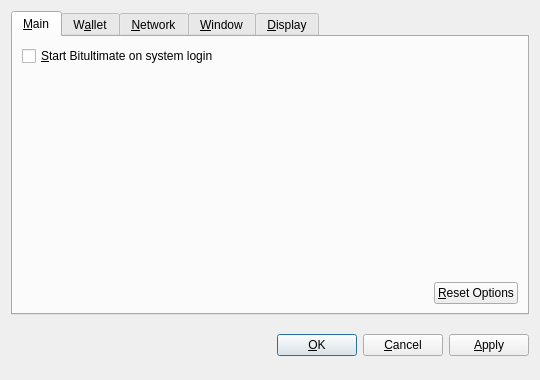
<?xml version="1.0" encoding="UTF-8"?>
<ui version="4.0">
 <class>OptionsDialog</class>
 <widget class="QDialog" name="OptionsDialog">
  <property name="geometry">
   <rect>
    <x>0</x>
    <y>0</y>
    <width>540</width>
    <height>380</height>
   </rect>
  </property>
  <property name="windowTitle">
   <string>Options</string>
  </property>
  <property name="modal">
   <bool>true</bool>
  </property>
  <layout class="QVBoxLayout" name="verticalLayout">
   <item>
    <widget class="QTabWidget" name="tabWidget">
     <property name="tabPosition">
      <enum>QTabWidget::North</enum>
     </property>
     <property name="currentIndex">
      <number>0</number>
     </property>
     <widget class="QWidget" name="tabMain">
      <attribute name="title">
       <string>&amp;Main</string>
      </attribute>
      <layout class="QVBoxLayout" name="verticalLayout_Main">
       <item>
        <widget class="QCheckBox" name="bitcoinAtStartup">
         <property name="toolTip">
          <string>Automatically start Bitultimate after logging in to the system.</string>
         </property>
         <property name="text">
          <string>&amp;Start Bitultimate on system login</string>
         </property>
        </widget>
       </item>
       <item>
        <spacer name="verticalSpacer_Main">
         <property name="orientation">
          <enum>Qt::Vertical</enum>
         </property>
         <property name="sizeHint" stdset="0">
          <size>
           <width>20</width>
           <height>40</height>
          </size>
         </property>
        </spacer>
       </item>
       <item>
        <layout class="QHBoxLayout" name="horizontalLayout_2_Main">
         <item>
          <spacer name="horizontalSpacer_2_Main">
           <property name="orientation">
            <enum>Qt::Horizontal</enum>
           </property>
           <property name="sizeHint" stdset="0">
            <size>
             <width>40</width>
             <height>20</height>
            </size>
           </property>
          </spacer>
         </item>
         <item>
          <widget class="QPushButton" name="resetButton">
           <property name="toolTip">
            <string>Reset all client options to default.</string>
           </property>
           <property name="text">
            <string>&amp;Reset Options</string>
           </property>
           <property name="autoDefault">
            <bool>false</bool>
           </property>
          </widget>
         </item>
        </layout>
       </item>
      </layout>
     </widget>
     <widget class="QWidget" name="tabWallet">
      <attribute name="title">
       <string>W&amp;allet</string>
      </attribute>
      <layout class="QVBoxLayout" name="verticalLayout_Network">
       <item>
        <widget class="QLabel" name="transactionFeeInfoLabel">
         <property name="text">
          <string>Optional transaction fee per kB that helps make sure your transactions are processed quickly. Most transactions are 1 kB.</string>
         </property>
         <property name="textFormat">
          <enum>Qt::PlainText</enum>
         </property>
         <property name="wordWrap">
          <bool>true</bool>
         </property>
        </widget>
       </item>
       <item>
        <layout class="QHBoxLayout" name="horizontalLayout_1_Main">
         <item>
          <widget class="QLabel" name="transactionFeeLabel">
           <property name="text">
            <string>Pay transaction &amp;fee</string>
           </property>
           <property name="textFormat">
            <enum>Qt::PlainText</enum>
           </property>
           <property name="buddy">
            <cstring>transactionFee</cstring>
           </property>
          </widget>
         </item>
         <item>
          <widget class="BitcoinAmountField" name="transactionFee"/>
         </item>
         <item>
          <spacer name="horizontalSpacer_1_Main">
           <property name="orientation">
            <enum>Qt::Horizontal</enum>
           </property>
           <property name="sizeHint" stdset="0">
            <size>
             <width>40</width>
             <height>20</height>
            </size>
           </property>
          </spacer>
         </item>
        </layout>
       </item>
       <item>
        <widget class="QLabel" name="label">
         <property name="text">
          <string>If you disable the spending of unconfirmed change, the change from a transaction cannot be used until that transaction has at least one confirmation. This also affects how your balance is computed.</string>
         </property>
         <property name="wordWrap">
          <bool>true</bool>
         </property>
        </widget>
       </item>
       <item>
        <widget class="QCheckBox" name="spendZeroConfChange">
         <property name="text">
          <string>Spend unconfirmed change  (experts only)</string>
         </property>
        </widget>
       </item>
       <item>
        <spacer name="verticalSpacer">
         <property name="orientation">
          <enum>Qt::Vertical</enum>
         </property>
         <property name="sizeHint" stdset="0">
          <size>
           <width>20</width>
           <height>40</height>
          </size>
         </property>
        </spacer>
       </item>
      </layout>
     </widget>
     <widget class="QWidget" name="tabNetwork">
      <attribute name="title">
       <string>&amp;Network</string>
      </attribute>
      <layout class="QVBoxLayout" name="verticalLayout_Network">
       <item>
        <widget class="QCheckBox" name="mapPortUpnp">
         <property name="toolTip">
          <string>Automatically open the Bitultimate client port on the router. This only works when your router supports UPnP and it is enabled.</string>
         </property>
         <property name="text">
          <string>Map port using &amp;UPnP</string>
         </property>
        </widget>
       </item>
       <item>
        <widget class="QCheckBox" name="connectSocks">
         <property name="toolTip">
          <string>Connect to the Bitultimate network through a SOCKS proxy (e.g. when connecting through Tor).</string>
         </property>
         <property name="text">
          <string>&amp;Connect through SOCKS proxy:</string>
         </property>
        </widget>
       </item>
       <item>
        <layout class="QHBoxLayout" name="horizontalLayout_Network">
         <item>
          <widget class="QLabel" name="proxyIpLabel">
           <property name="text">
            <string>Proxy &amp;IP:</string>
           </property>
           <property name="textFormat">
            <enum>Qt::PlainText</enum>
           </property>
           <property name="buddy">
            <cstring>proxyIp</cstring>
           </property>
          </widget>
         </item>
         <item>
          <widget class="QValidatedLineEdit" name="proxyIp">
           <property name="maximumSize">
            <size>
             <width>140</width>
             <height>16777215</height>
            </size>
           </property>
           <property name="toolTip">
            <string>IP address of the proxy (e.g. 127.0.0.1)</string>
           </property>
          </widget>
         </item>
         <item>
          <widget class="QLabel" name="proxyPortLabel">
           <property name="text">
            <string>&amp;Port:</string>
           </property>
           <property name="textFormat">
            <enum>Qt::PlainText</enum>
           </property>
           <property name="buddy">
            <cstring>proxyPort</cstring>
           </property>
          </widget>
         </item>
         <item>
          <widget class="QLineEdit" name="proxyPort">
           <property name="maximumSize">
            <size>
             <width>55</width>
             <height>16777215</height>
            </size>
           </property>
           <property name="toolTip">
            <string>Port of the proxy (e.g. 9050)</string>
           </property>
          </widget>
         </item>
         <item>
          <widget class="QLabel" name="socksVersionLabel">
           <property name="text">
            <string>SOCKS &amp;Version:</string>
           </property>
           <property name="textFormat">
            <enum>Qt::PlainText</enum>
           </property>
           <property name="buddy">
            <cstring>socksVersion</cstring>
           </property>
          </widget>
         </item>
         <item>
          <widget class="QValueComboBox" name="socksVersion">
           <property name="toolTip">
            <string>SOCKS version of the proxy (e.g. 5)</string>
           </property>
          </widget>
         </item>
         <item>
          <spacer name="horizontalSpacer_Network">
           <property name="orientation">
            <enum>Qt::Horizontal</enum>
           </property>
           <property name="sizeHint" stdset="0">
            <size>
             <width>40</width>
             <height>20</height>
            </size>
           </property>
          </spacer>
         </item>
        </layout>
       </item>
       <item>
        <spacer name="verticalSpacer_Network">
         <property name="orientation">
          <enum>Qt::Vertical</enum>
         </property>
         <property name="sizeHint" stdset="0">
          <size>
           <width>20</width>
           <height>40</height>
          </size>
         </property>
        </spacer>
       </item>
      </layout>
     </widget>
     <widget class="QWidget" name="tabWindow">
      <attribute name="title">
       <string>&amp;Window</string>
      </attribute>
      <layout class="QVBoxLayout" name="verticalLayout_Window">
       <item>
        <widget class="QCheckBox" name="minimizeToTray">
         <property name="toolTip">
          <string>Show only a tray icon after minimizing the window.</string>
         </property>
         <property name="text">
          <string>&amp;Minimize to the tray instead of the taskbar</string>
         </property>
        </widget>
       </item>
       <item>
        <widget class="QCheckBox" name="minimizeOnClose">
         <property name="toolTip">
          <string>Minimize instead of exit the application when the window is closed. When this option is enabled, the application will be closed only after selecting Quit in the menu.</string>
         </property>
         <property name="text">
          <string>M&amp;inimize on close</string>
         </property>
        </widget>
       </item>
       <item>
        <spacer name="verticalSpacer_Window">
         <property name="orientation">
          <enum>Qt::Vertical</enum>
         </property>
         <property name="sizeHint" stdset="0">
          <size>
           <width>20</width>
           <height>40</height>
          </size>
         </property>
        </spacer>
       </item>
      </layout>
     </widget>
     <widget class="QWidget" name="tabDisplay">
      <attribute name="title">
       <string>&amp;Display</string>
      </attribute>
      <layout class="QVBoxLayout" name="verticalLayout_Display">
       <item>
        <layout class="QHBoxLayout" name="horizontalLayout_1_Display">
         <item>
          <widget class="QLabel" name="langLabel">
           <property name="text">
            <string>User Interface &amp;language:</string>
           </property>
           <property name="textFormat">
            <enum>Qt::PlainText</enum>
           </property>
           <property name="buddy">
            <cstring>lang</cstring>
           </property>
          </widget>
         </item>
         <item>
          <widget class="QValueComboBox" name="lang">
           <property name="toolTip">
            <string>The user interface language can be set here. This setting will take effect after restarting Bitultimate.</string>
           </property>
          </widget>
         </item>
        </layout>
       </item>
       <item>
        <layout class="QHBoxLayout" name="horizontalLayout_2_Display">
         <item>
          <widget class="QLabel" name="unitLabel">
           <property name="text">
            <string>&amp;Unit to show amounts in:</string>
           </property>
           <property name="textFormat">
            <enum>Qt::PlainText</enum>
           </property>
           <property name="buddy">
            <cstring>unit</cstring>
           </property>
          </widget>
         </item>
         <item>
          <widget class="QValueComboBox" name="unit">
           <property name="toolTip">
            <string>Choose the default subdivision unit to show in the interface and when sending coins.</string>
           </property>
          </widget>
         </item>
        </layout>
       </item>
       <item>
        <widget class="QCheckBox" name="displayAddresses">
         <property name="toolTip">
          <string>Whether to show Bitultimate addresses in the transaction list or not.</string>
         </property>
         <property name="text">
          <string>&amp;Display addresses in transaction list</string>
         </property>
        </widget>
       </item>
       <item>
        <widget class="QCheckBox" name="coinControlFeatures">
         <property name="toolTip">
          <string>Whether to show coin control features or not.</string>
         </property>
         <property name="text">
          <string>Display coin &amp;control features (experts only!)</string>
         </property>
        </widget>
       </item>
       <item>
        <spacer name="verticalSpacer_Display">
         <property name="orientation">
          <enum>Qt::Vertical</enum>
         </property>
         <property name="sizeHint" stdset="0">
          <size>
           <width>20</width>
           <height>40</height>
          </size>
         </property>
        </spacer>
       </item>
      </layout>
     </widget>
    </widget>
   </item>
   <item>
    <layout class="QHBoxLayout" name="horizontalLayout_Buttons">
     <item>
      <spacer name="horizontalSpacer_1">
       <property name="orientation">
        <enum>Qt::Horizontal</enum>
       </property>
       <property name="sizeHint" stdset="0">
        <size>
         <width>40</width>
         <height>48</height>
        </size>
       </property>
      </spacer>
     </item>
     <item>
      <widget class="QLabel" name="statusLabel">
       <property name="font">
        <font>
         <weight>75</weight>
         <bold>true</bold>
        </font>
       </property>
       <property name="text">
        <string/>
       </property>
       <property name="textFormat">
        <enum>Qt::PlainText</enum>
       </property>
       <property name="wordWrap">
        <bool>true</bool>
       </property>
      </widget>
     </item>
     <item>
      <spacer name="horizontalSpacer_2">
       <property name="orientation">
        <enum>Qt::Horizontal</enum>
       </property>
       <property name="sizeHint" stdset="0">
        <size>
         <width>40</width>
         <height>48</height>
        </size>
       </property>
      </spacer>
     </item>
     <item>
      <widget class="QPushButton" name="okButton">
       <property name="text">
        <string>&amp;OK</string>
       </property>
      </widget>
     </item>
     <item>
      <widget class="QPushButton" name="cancelButton">
       <property name="text">
        <string>&amp;Cancel</string>
       </property>
       <property name="autoDefault">
        <bool>false</bool>
       </property>
      </widget>
     </item>
     <item>
      <widget class="QPushButton" name="applyButton">
       <property name="text">
        <string>&amp;Apply</string>
       </property>
       <property name="autoDefault">
        <bool>false</bool>
       </property>
      </widget>
     </item>
    </layout>
   </item>
  </layout>
 </widget>
 <customwidgets>
  <customwidget>
   <class>BitcoinAmountField</class>
   <extends>QSpinBox</extends>
   <header>bitcoinamountfield.h</header>
  </customwidget>
  <customwidget>
   <class>QValueComboBox</class>
   <extends>QComboBox</extends>
   <header>qvaluecombobox.h</header>
  </customwidget>
  <customwidget>
   <class>QValidatedLineEdit</class>
   <extends>QLineEdit</extends>
   <header>qvalidatedlineedit.h</header>
  </customwidget>
 </customwidgets>
 <resources/>
 <connections/>
</ui>
